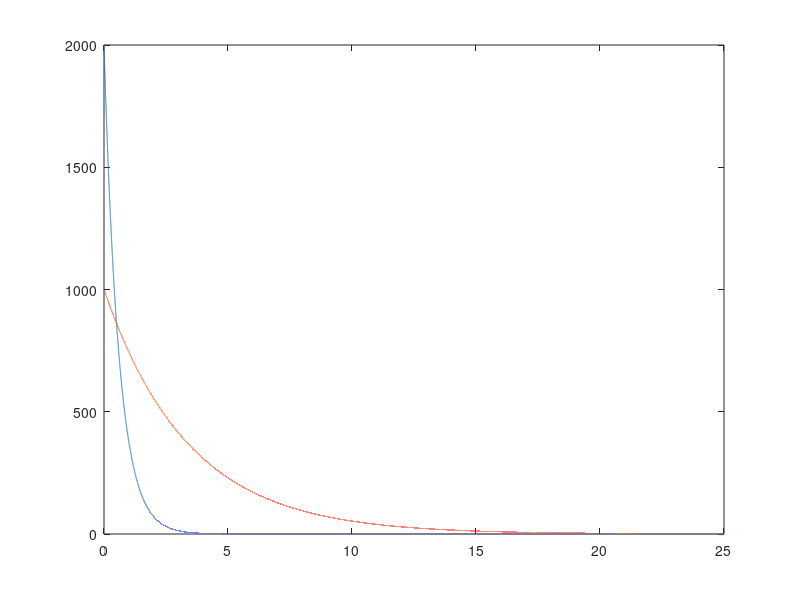

Write the MATLAB code that produced this figure.
%% fit two components
% use the intensity of the components
% and the kd of the sensor
% to find the final concentration of cAMP
clear all
t = linspace(0,25,1E5); %ns
tau = [0.6,3.4]; %ns
N(1) = 2000;
N(2) = 1000;
I(1,:) = N(1)*exp(-t/tau(1));
I(2,:) = N(2)*exp(-t/tau(2));
plot(t,I) ;
sum(I,2)*(t(2)-t(1))./tau'

% [cAMP_EPAC] <==> [cAMP] + [EPAC]
% k = binding constant of EPAC
%  k = ([cAMP] * [EPAC]) / [cAMP_EPAC]
%  k = (a*b) / c 
%  a = (c*k) / b
% [cAMP ] = ([cAMP_EPAC]*k)/[EPAC]
